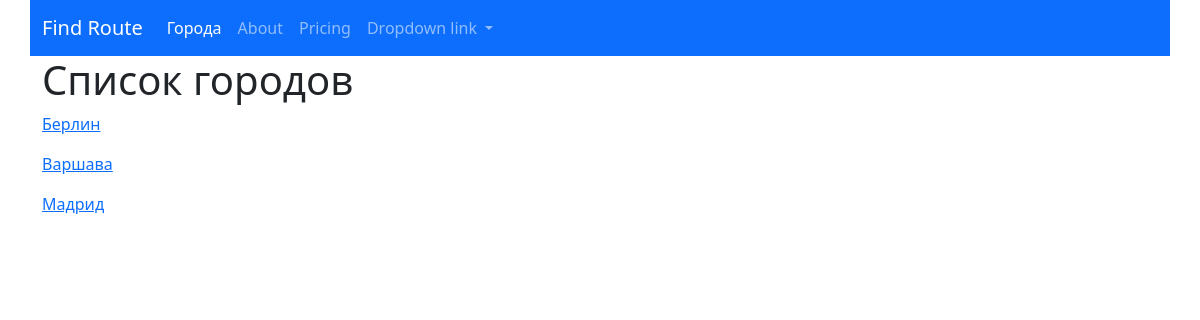
Before: /cities/ with the older database file.
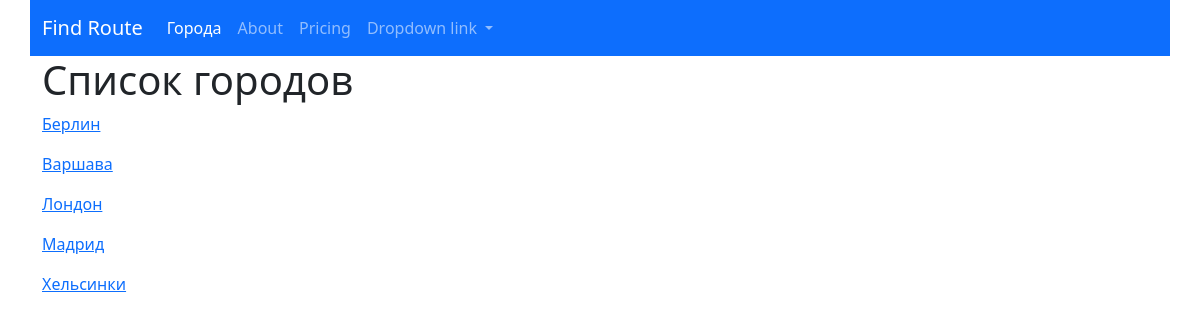
After: the same page with the newer database file.
### cities/models.py (models this page shows, shortened)
class City(models.Model):
    name = models.CharField(max_length=100, unique=True, verbose_name="Название")
    class Meta:
        verbose_name = "Город"
        verbose_name_plural = "Города"
        ordering = ['name']

### cities/views.py (the view)
# urls.py: path('', home, name="home"),
def home(request, pk=None):
    qs = City.objects.all()
    context = {'objects_list': qs}
    return render(request, "cities/home.html", context)

### cities/templates/cities/home.html (shortened to what this page needs)
{% extends 'base.html' %}
{% block content%}
<h1>Список городов</h1>
<div class="row">
    <div class="col-md">
        {% for object in objects_list %}
            <p><a href="{% url 'cities:detail' pk=object.pk %}">{{object.name}}</a></p>
        {% endfor %}
    </div>
</div>
{% endblock %}

### templates/base.html (shortened to what this page needs)
{% url 'cities:home' as cities_home_url %}
<!doctype html>
<html lang="en">
  <head>
    <link href="https://cdn.jsdelivr.net/npm/bootstrap@5.2.1/dist/css/bootstrap.min.css" rel="stylesheet">
  </head>
  <body>
  <nav class="navbar navbar-dark bg-primary navbar-expand-lg container">
      <div class="container-fluid">
        <a class="navbar-brand" href="{% url 'home'%}">Find Route</a>
        <div class="collapse navbar-collapse" id="navbarNavDropdown">
          <ul class="navbar-nav">
            <li class="nav-item">
              <a class="nav-link {% if request.path == cities_home_url %}active{% endif %}" aria-current="page" href="{% url 'cities:home'%}">Города</a>
            </li>
            <li class="nav-item">
              <a class="nav-link" href="#">About</a>
            </li>
            <li class="nav-item">
              <a class="nav-link" href="#">Pricing</a>
            </li>
            <li class="nav-item dropdown">
              <a class="nav-link dropdown-toggle" href="#" role="button" data-bs-toggle="dropdown" aria-expanded="false">
                Dropdown link
              </a>
            </li>
          </ul>
        </div>
      </div>
    </nav>
  <div class="container">
      {% block content %}{% endblock %}
  </div>
  </body>
</html>

Changed rows visible on the page:
added City: name "Лондон"
added City: name "Хельсинки"
